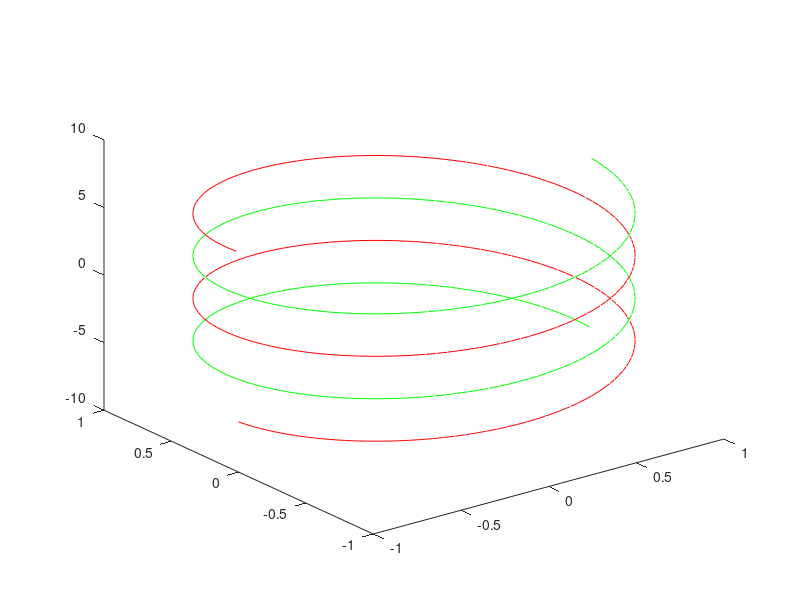

Reproduce this figure in MATLAB. (Note: this script raises an error after producing the figure.)
%% Primitive DNA model
%С помощью функции plot3 нарисовать две винтовых линии разного цвета,
%симболизирующих примитивную модель ДНК
t = -2*pi:0.05:2*pi;
x = cos(t);
y = sin(t);
plot3(x,y,t,'g');
hold on
t = -2*pi:0.05:2*pi;
x = cos(t-pi);
y = sin(t-pi);
plot3(x,y,t,'r');
hold on
%"Движемся" по первой винтовой линии, после того, как посчитал,
%уравнение нормальной плоскости есть sint0*x-cost0*y-z+t0=0
%параметры точек пересечения определяются формулой sin(t0-t+pi)+t0-t=0
u  = -2*pi:pi/6:2*pi;
v = zeros(1, length(u));
syms q
for i = 1:length(u)
    v(1,i) = vpasolve(sin(u(i)-q+pi)+u(i)-q, q);
    line([cos(u(i)),cos(v(i)-pi)],[sin(u(i)),sin(v(i)-pi)],[u(i),v(i)]);
end
plot3(cos(u),sin(u),u,'*m');
plot3(cos(v-pi),sin(v-pi),v,'diamondb');
axis equal
%This could easily have been done without finding the normal plane :)